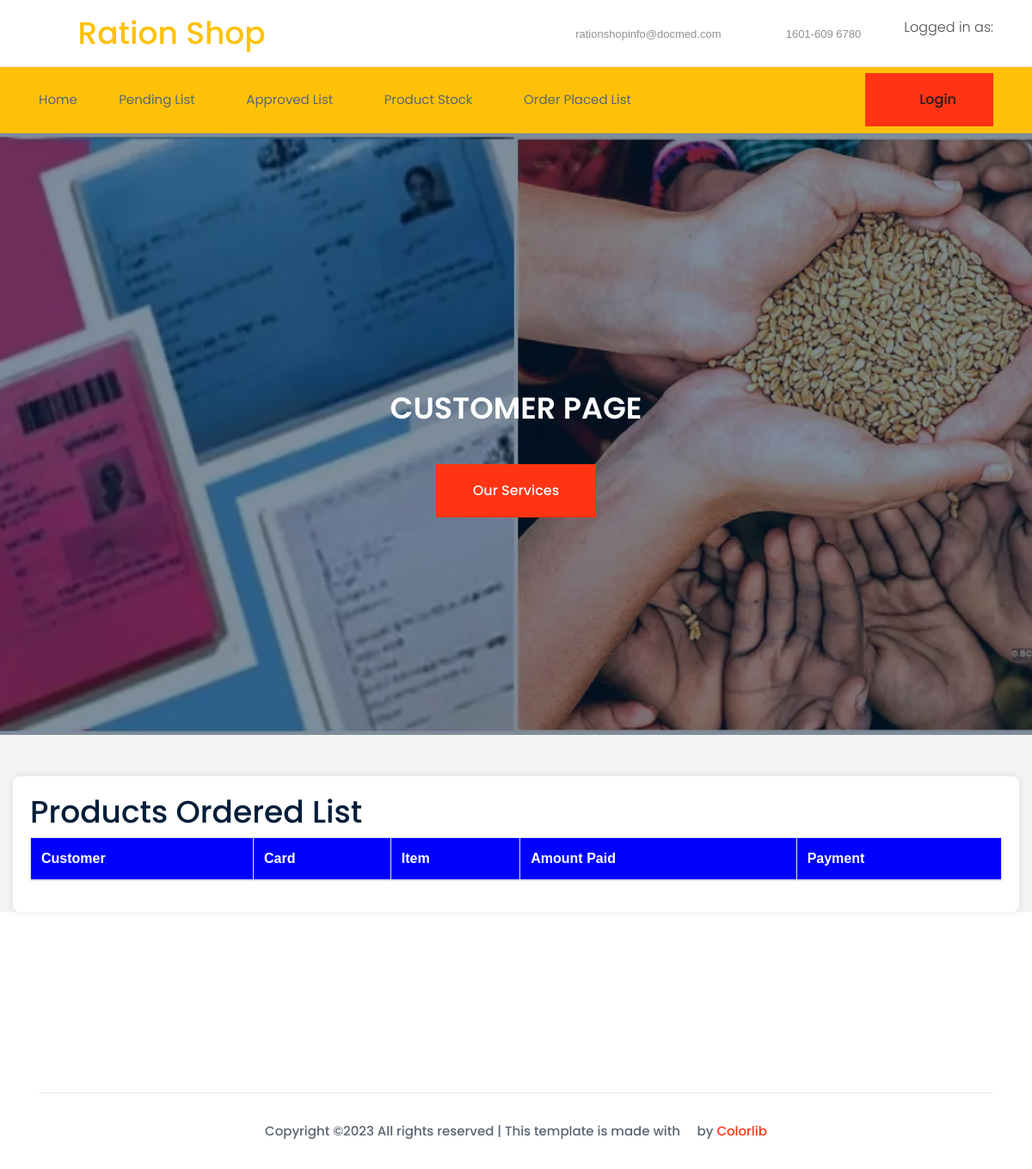
Before: /shop/order_placed with the older database file.
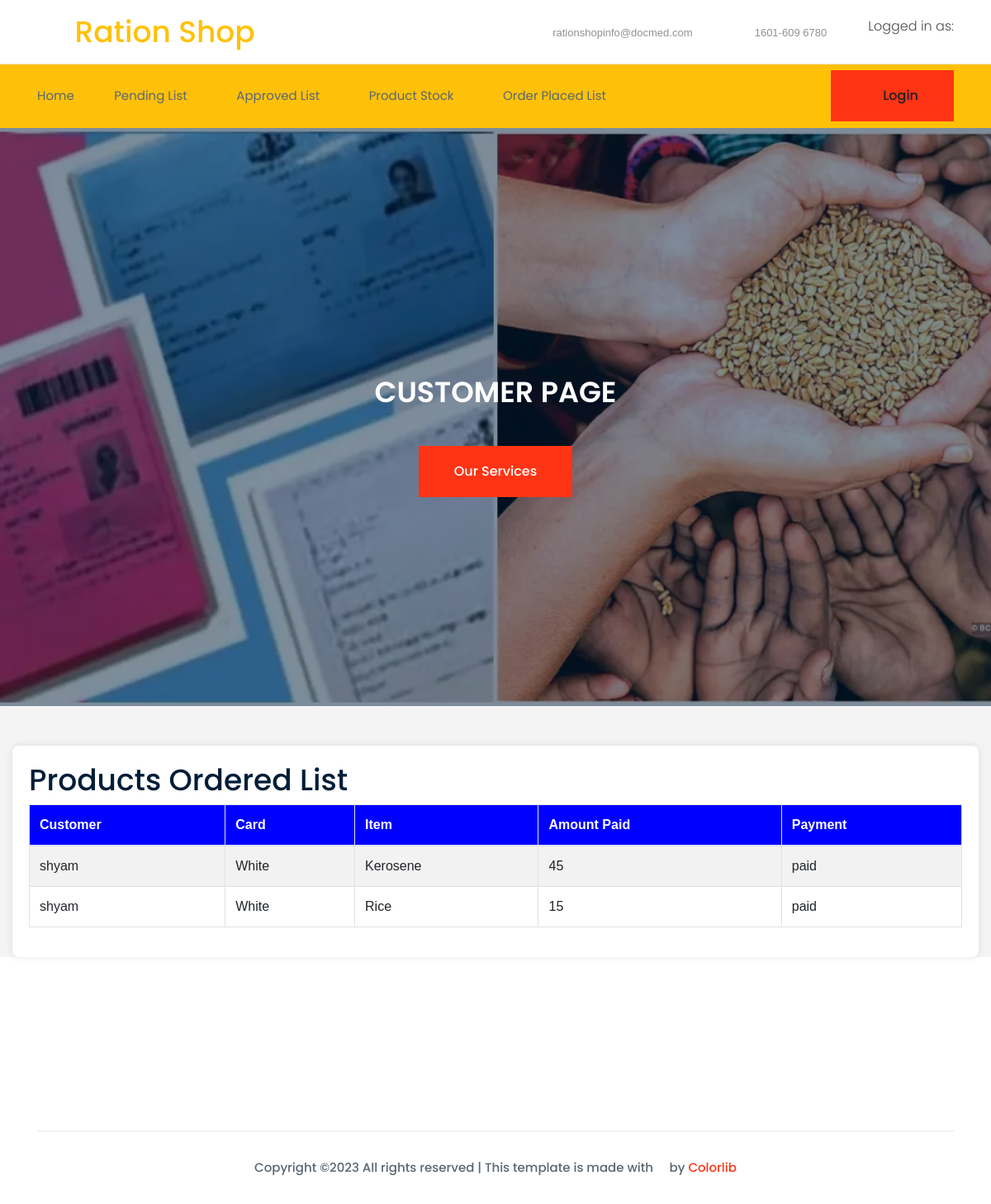
After: the same page with the newer database file.
### ration_shop_app/models.py (models this page shows)
class Cart(models.Model):
    cust = models.ForeignKey(Customer,on_delete=models.CASCADE,null=True)
    product = models.ForeignKey(Product,on_delete=models.CASCADE,null=True)
    payment = models.CharField(max_length=30,null=True)
    status = models.CharField(max_length=30,null=True)
    amount=models.CharField(max_length=30,null=True)
    quantity = models.CharField(max_length=1000, null=True)

class Customer(models.Model):
    user = models.ForeignKey(User, on_delete=models.CASCADE,null=True)
    item = models.ForeignKey(Product, on_delete=models.CASCADE,null=True)
    card = models.ForeignKey(Card, on_delete=models.CASCADE,null=True)
    card_number = models.CharField(max_length=11, null=True)
    contact = models.CharField(max_length=15, null=True)
    email = models.CharField(max_length=100, null=True)
    address = models.CharField(max_length=100, null=True)
    location = models.CharField(max_length=100, null=True)
    total_quantity=models.CharField(max_length=100, null=True)

class Product(models.Model):
    card = models.ForeignKey(Card, on_delete=models.CASCADE,null=True)
    item = models.ForeignKey(Product_Item, on_delete=models.CASCADE,null=True)
    quantity = models.CharField(max_length=1000, null=True)
    arrived = models.DateField( auto_now_add=False, null=True)
    amount = models.CharField(max_length=100, null=True)
    status = models.CharField(max_length=100, null=True)

class Card(models.Model):
    card = models.CharField(max_length=20, null=True)
    allowed_quantity=models.CharField(max_length=100, null=True)
    status = models.CharField(max_length=100, null=True)

class Product_Item(models.Model):
    item = models.CharField(max_length=20, null=True)
    status = models.CharField(max_length=100, null=True)

### ration_shop_app/shop_views.py (the view)
# urls.py: path('order_placed',View_confirmed_order.as_view())
class View_confirmed_order(TemplateView):
    template_name = 'shop/view_order_placed.html'
    def get_context_data(self, **kwargs):
        pro = Cart.objects.filter(payment='paid')
        context = {
            'pro': pro,
        }
        return context

### templates/shop/view_order_placed.html (shortened to what this page needs)
{% extends 'shop/base.html' %}
{% load static %}
{% block content %}
    <div class="slider_area">
        <div class="single_slider d-flex align-items-center slider_bg_1">
            <div class="container">
                <div class="row align-items-center justify-content-center">
                    <div class="col-xl-8">
                        <div class="slider_text text-center justify-content-center">
                            <h3>CUSTOMER PAGE</h3>
                            <a class="boxed-btn3" href="service.html">Our Services</a>
                        </div>
                    </div>
                </div>
            </div>
        </div>
    </div>
    <br>
    <br>
    <div class="col-xl-12">
        <div id="page-inner">
            <h1>Products Ordered List</h1>
            <table class="table table-bordered table-striped table-hover">
                <thead style="background-color: blue; color: #fff;">
                    <th class="info">Customer</th>
                    <th class="info">Card</th>
                    <th class="info">Item</th>
                    <th class="info">Amount Paid</th>
                    <th class="info">Payment</th>
                </thead>
                {% for i in pro %}
                    <tr>
                        <td>{{ i.cust.user.first_name }}</td>
                        <td>{{ i.product.card.card }}</td>
                        <td>{{ i.product.item.item }}</td>
                        <td>{{ i.amount }}</td>
                        <td>{{ i.payment }}</td>
                    </tr>
                {% endfor %}
            </table>
        </div>
    </div>
{% endblock %}

Changed rows visible on the page:
now on this page (row edited): Cart: cust.user.first_name "shyam", product.card.card "White", product.item.item "Kerosene", amount "45", payment "paid"
added Cart: cust.user.first_name "shyam", product.card.card "White", product.item.item "Rice", amount "15", payment "paid"
